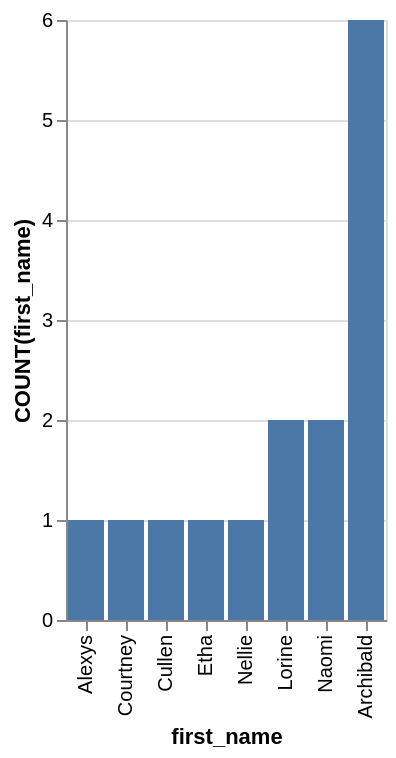

Here is the Vega-Lite specification saved for this chart:
### Vega-Lite specification from a JSON file in a GitHub repository (floating-point values rounded to 4 significant figures)
{"data": {"values": [{"x_data": "Alexys", "y_data": 1}, {"x_data": "Courtney", "y_data": 1}, {"x_data": "Cullen", "y_data": 1}, {"x_data": "Etha", "y_data": 1}, {"x_data": "Nellie", "y_data": 1}, {"x_data": "Lorine", "y_data": 2}, {"x_data": "Naomi", "y_data": 2}, {"x_data": "Archibald", "y_data": 6}]}, "mark": "bar", "encoding": {"x": {"field": "x_data", "type": "nominal", "title": "first_name", "sort": {"op": "sum", "field": "y_data", "order": "ascending"}}, "y": {"field": "y_data", "type": "quantitative", "title": "COUNT(first_name)"}}}
